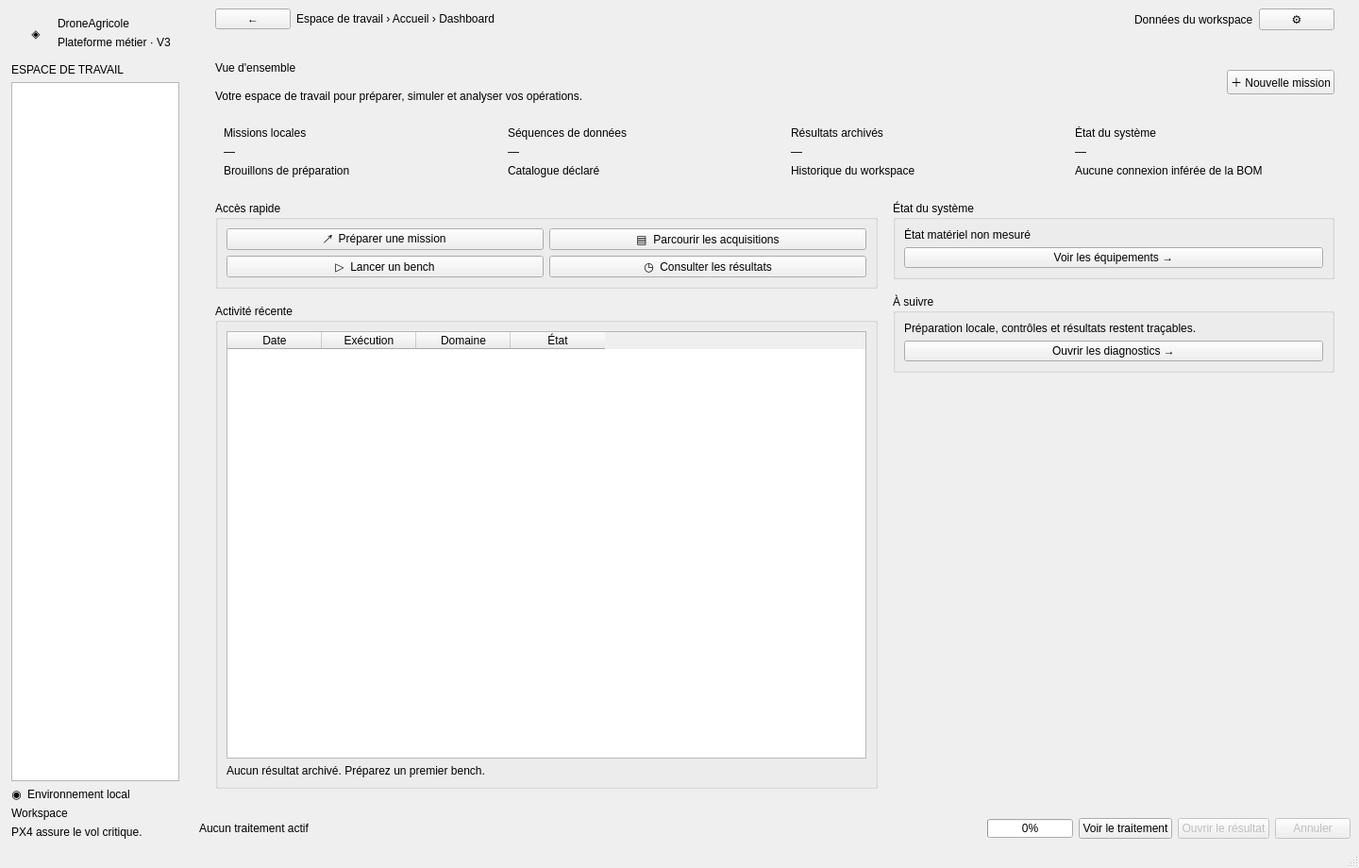
<?xml version="1.0" encoding="UTF-8"?>
<ui version="4.0">
 <class>MainWindow</class>
 <widget class="QMainWindow" name="MainWindow">
  <property name="geometry"><rect><x>0</x><y>0</y><width>1440</width><height>920</height></rect></property>
  <property name="minimumSize"><size><width>1200</width><height>760</height></size></property>
  <property name="windowTitle"><string>DroneAgricole V3 · Plateforme métier</string></property>
  <widget class="QWidget" name="centralWidget">
   <layout class="QHBoxLayout" name="shellLayout">
    <property name="spacing"><number>0</number></property>
    <property name="leftMargin"><number>0</number></property><property name="topMargin"><number>0</number></property><property name="rightMargin"><number>0</number></property><property name="bottomMargin"><number>0</number></property>
    <item><widget class="QFrame" name="navigationFrame">
     <property name="minimumSize"><size><width>202</width><height>0</height></size></property><property name="maximumSize"><size><width>202</width><height>16777215</height></size></property>
     <layout class="QVBoxLayout" name="navigationLayout">
      <property name="leftMargin"><number>12</number></property><property name="rightMargin"><number>12</number></property>
      <item><widget class="QFrame" name="brandFrame"><layout class="QHBoxLayout" name="brandLayout">
       <item><widget class="QLabel" name="brandIcon"><property name="text"><string>◈</string></property><property name="alignment"><set>Qt::AlignCenter</set></property></widget></item>
       <item><layout class="QVBoxLayout" name="brandTextLayout"><item><widget class="QLabel" name="titleLabel"><property name="text"><string>DroneAgricole</string></property></widget></item><item><widget class="QLabel" name="subtitleLabel"><property name="text"><string>Plateforme métier · V3</string></property></widget></item></layout></item>
      </layout></widget></item>
      <item><widget class="QLabel" name="navigationCaption"><property name="text"><string>ESPACE DE TRAVAIL</string></property></widget></item>
      <item><widget class="QListWidget" name="navigationList"><property name="accessibleName"><string>Navigation principale</string></property></widget></item>
      <item><widget class="QLabel" name="localLabel"><property name="text"><string>◉  Environnement local</string></property></widget></item>
      <item><widget class="QLabel" name="workspaceLabel"><property name="text"><string>Workspace</string></property></widget></item>
      <item><widget class="QLabel" name="safetyLabel"><property name="text"><string>PX4 assure le vol critique.</string></property><property name="wordWrap"><bool>true</bool></property></widget></item>
     </layout>
    </widget></item>
    <item><layout class="QVBoxLayout" name="workspaceLayout">
     <property name="spacing"><number>0</number></property>
     <item><widget class="QFrame" name="headerFrame"><layout class="QHBoxLayout" name="breadcrumbLayout">
      <property name="leftMargin"><number>26</number></property><property name="rightMargin"><number>26</number></property>
      <item><widget class="QPushButton" name="backButton"><property name="text"><string>←</string></property><property name="toolTip"><string>Retour à la page précédente (Alt+Gauche)</string></property><property name="shortcut"><string>Alt+Left</string></property></widget></item>
      <item><widget class="QLabel" name="breadcrumbLabel"><property name="text"><string>Espace de travail › Accueil › Dashboard</string></property><property name="textInteractionFlags"><set>Qt::TextSelectableByMouse</set></property></widget></item>
      <item><spacer name="headerSpacer"><property name="orientation"><enum>Qt::Horizontal</enum></property><property name="sizeHint"><size><width>40</width><height>20</height></size></property></spacer></item>
      <item><widget class="QLabel" name="environmentBadge"><property name="text"><string>Données du workspace</string></property></widget></item>
      <item><widget class="QPushButton" name="settingsShortcut"><property name="text"><string>⚙</string></property><property name="toolTip"><string>Paramètres et thème</string></property><property name="accessibleName"><string>Paramètres et thème</string></property></widget></item>
     </layout></widget></item>
     <item><widget class="QTabBar" name="sectionTabs"><property name="expanding"><bool>false</bool></property><property name="drawBase"><bool>false</bool></property><property name="accessibleName"><string>Rubriques de l'espace actif</string></property></widget></item>
     <item><widget class="QStackedWidget" name="pageStack">
      <widget class="QWidget" name="overviewPage"><layout class="QVBoxLayout" name="overviewLayout">
       <property name="leftMargin"><number>26</number></property><property name="topMargin"><number>24</number></property><property name="rightMargin"><number>26</number></property><property name="bottomMargin"><number>22</number></property><property name="spacing"><number>16</number></property>
       <item><layout class="QHBoxLayout" name="headingLayout" stretch="1,0,0"><item><layout class="QVBoxLayout" name="headingTextLayout">
        <item><widget class="QLabel" name="overviewTitle"><property name="text"><string>Vue d'ensemble</string></property></widget></item>
        <item><widget class="QLabel" name="overviewDescription"><property name="text"><string>Votre espace de travail pour préparer, simuler et analyser vos opérations.</string></property><property name="wordWrap"><bool>true</bool></property></widget></item>
       </layout></item><item><spacer name="headingSpacer"><property name="orientation"><enum>Qt::Horizontal</enum></property><property name="sizeHint"><size><width>30</width><height>20</height></size></property></spacer></item>
       <item><widget class="QPushButton" name="createMissionButton"><property name="text"><string>＋ Nouvelle mission</string></property></widget></item></layout></item>
       <item><layout class="QHBoxLayout" name="statsLayout">
        <item><widget class="QFrame" name="missionStat"><property name="class" stdset="0"><string>statCard</string></property><layout class="QVBoxLayout" name="missionStatLayout"><item><widget class="QLabel" name="missionStatCaption"><property name="text"><string>Missions locales</string></property><property name="class" stdset="0"><string>muted</string></property></widget></item><item><widget class="QLabel" name="missionStatValue"><property name="text"><string>—</string></property><property name="class" stdset="0"><string>statValue</string></property></widget></item><item><widget class="QLabel" name="missionStatHelp"><property name="text"><string>Brouillons de préparation</string></property><property name="class" stdset="0"><string>muted</string></property><property name="wordWrap"><bool>true</bool></property></widget></item></layout></widget></item>
        <item><widget class="QFrame" name="dataStat"><property name="class" stdset="0"><string>statCard</string></property><layout class="QVBoxLayout" name="dataStatLayout"><item><widget class="QLabel" name="dataStatCaption"><property name="text"><string>Séquences de données</string></property><property name="class" stdset="0"><string>muted</string></property></widget></item><item><widget class="QLabel" name="dataStatValue"><property name="text"><string>—</string></property><property name="class" stdset="0"><string>statValue</string></property></widget></item><item><widget class="QLabel" name="dataStatHelp"><property name="text"><string>Catalogue déclaré</string></property><property name="class" stdset="0"><string>muted</string></property><property name="wordWrap"><bool>true</bool></property></widget></item></layout></widget></item>
        <item><widget class="QFrame" name="resultStat"><property name="class" stdset="0"><string>statCard</string></property><layout class="QVBoxLayout" name="resultStatLayout"><item><widget class="QLabel" name="resultStatCaption"><property name="text"><string>Résultats archivés</string></property><property name="class" stdset="0"><string>muted</string></property></widget></item><item><widget class="QLabel" name="resultStatValue"><property name="text"><string>—</string></property><property name="class" stdset="0"><string>statValue</string></property></widget></item><item><widget class="QLabel" name="resultStatHelp"><property name="text"><string>Historique du workspace</string></property><property name="class" stdset="0"><string>muted</string></property><property name="wordWrap"><bool>true</bool></property></widget></item></layout></widget></item>
        <item><widget class="QFrame" name="systemStat"><property name="class" stdset="0"><string>statCard</string></property><layout class="QVBoxLayout" name="systemStatLayout"><item><widget class="QLabel" name="systemStatCaption"><property name="text"><string>État du système</string></property><property name="class" stdset="0"><string>muted</string></property></widget></item><item><widget class="QLabel" name="systemStatValue"><property name="text"><string>—</string></property><property name="class" stdset="0"><string>statValue</string></property></widget></item><item><widget class="QLabel" name="systemStatHelp"><property name="text"><string>Aucune connexion inférée de la BOM</string></property><property name="class" stdset="0"><string>muted</string></property><property name="wordWrap"><bool>true</bool></property></widget></item></layout></widget></item>
       </layout></item>
       <item><layout class="QHBoxLayout" name="dashboardLayout" stretch="3,2">
        <item><layout class="QVBoxLayout" name="mainCardsLayout">
         <item><widget class="QGroupBox" name="quickGroup"><property name="title"><string>Accès rapide</string></property><layout class="QGridLayout" name="quickLayout">
          <item row="0" column="0"><widget class="QPushButton" name="openMissionsButton"><property name="text"><string>↗  Préparer une mission</string></property></widget></item>
          <item row="0" column="1"><widget class="QPushButton" name="openAcquisitionsButton"><property name="text"><string>▤  Parcourir les acquisitions</string></property></widget></item>
          <item row="1" column="0"><widget class="QPushButton" name="openTestsButton"><property name="text"><string>▷  Lancer un bench</string></property></widget></item>
          <item row="1" column="1"><widget class="QPushButton" name="openResultsButton"><property name="text"><string>◷  Consulter les résultats</string></property></widget></item>
         </layout></widget></item>
         <item><widget class="QGroupBox" name="recentGroup"><property name="title"><string>Activité récente</string></property><layout class="QVBoxLayout" name="recentLayout">
          <item><widget class="QTableWidget" name="recentResultsTable"><property name="editTriggers"><set>QAbstractItemView::NoEditTriggers</set></property><property name="selectionBehavior"><enum>QAbstractItemView::SelectRows</enum></property><property name="selectionMode"><enum>QAbstractItemView::SingleSelection</enum></property><column><property name="text"><string>Date</string></property></column><column><property name="text"><string>Exécution</string></property></column><column><property name="text"><string>Domaine</string></property></column><column><property name="text"><string>État</string></property></column></widget></item>
          <item><widget class="QLabel" name="recentEmptyLabel"><property name="text"><string>Aucun résultat archivé. Préparez un premier bench.</string></property><property name="wordWrap"><bool>true</bool></property></widget></item>
         </layout></widget></item>
        </layout></item>
        <item><layout class="QVBoxLayout" name="sideCardsLayout">
         <item><widget class="QGroupBox" name="systemGroup"><property name="title"><string>État du système</string></property><layout class="QVBoxLayout" name="systemLayout">
          <item><widget class="QLabel" name="systemStateLabel"><property name="text"><string>État matériel non mesuré</string></property><property name="wordWrap"><bool>true</bool></property></widget></item>
          <item><widget class="QPushButton" name="openHardwareButton"><property name="text"><string>Voir les équipements →</string></property></widget></item>
         </layout></widget></item>
         <item><widget class="QGroupBox" name="followGroup"><property name="title"><string>À suivre</string></property><layout class="QVBoxLayout" name="followLayout">
          <item><widget class="QLabel" name="followLabel"><property name="text"><string>Préparation locale, contrôles et résultats restent traçables.</string></property><property name="wordWrap"><bool>true</bool></property></widget></item>
          <item><widget class="QPushButton" name="openDiagnosticsButton"><property name="text"><string>Ouvrir les diagnostics →</string></property></widget></item>
         </layout></widget></item>
         <item><spacer name="sideSpacer"><property name="orientation"><enum>Qt::Vertical</enum></property><property name="sizeHint"><size><width>20</width><height>40</height></size></property></spacer></item>
        </layout></item>
       </layout></item>
      </layout></widget>
     </widget></item>
     <item><widget class="QFrame" name="treatmentFrame"><layout class="QHBoxLayout" name="treatmentLayout" stretch="1,0,0,0,0">
      <item><widget class="QLabel" name="treatmentLabel"><property name="text"><string>Aucun traitement actif</string></property><property name="wordWrap"><bool>true</bool></property></widget></item>
      <item><widget class="QProgressBar" name="treatmentProgress"><property name="maximumSize"><size><width>180</width><height>20</height></size></property><property name="value"><number>0</number></property></widget></item>
      <item><widget class="QPushButton" name="showTreatmentButton"><property name="text"><string>Voir le traitement</string></property></widget></item>
      <item><widget class="QPushButton" name="openTreatmentResultButton"><property name="text"><string>Ouvrir le résultat</string></property><property name="enabled"><bool>false</bool></property></widget></item>
      <item><widget class="QPushButton" name="cancelTreatmentButton"><property name="text"><string>Annuler</string></property><property name="enabled"><bool>false</bool></property></widget></item>
     </layout></widget></item>
    </layout></item>
   </layout>
  </widget>
  <widget class="QStatusBar" name="statusBar"/>
 </widget>
</ui>
